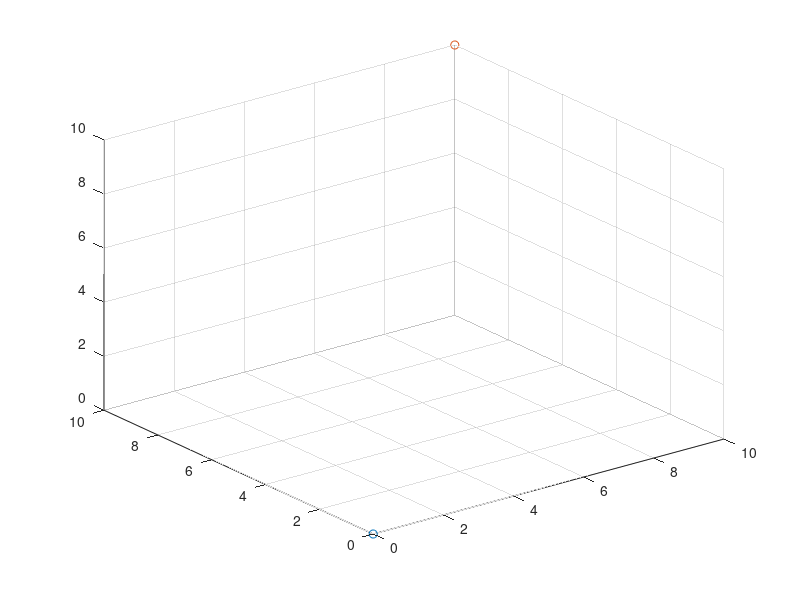

Here is the MATLAB script that generated this plot: (Note: this script raises an error after producing the figure.)
%add radius to everything
%add sveral obstacle and goals
%implement ODE
clc;
clear all;
close all;
tstep = 0.05; %time step
v = 5;
x = 0;
y = 0;
z = 0;
d = 0.5; %distance to change from conic to parabolic well

qgoal= [10,10,10]; %in earth frame
qp = [x,y,z]; %should import form modell, current position


%Printing initial position and goal
scatter3(qp(1),qp(2), qp(3))
hold on
scatter3(qgoal(1),qgoal(2), qgoal(3))
hold on

xi = 1; %scale factor for attractive potential
eta = 0.5; %scale factor for repulsive potential
p0 = 2; %radius of sphere of influence for repulsive potential

%Generating # of obstacles between min and max
min = 300;
max= 500;
[totalobst,obstpos] = obstaclegenerator(min,max);


Fdir = [0,0,0]; %Force matrix with all force vectors on each time step
v0 = 0; %Initial velocity
rhogoal = norm(qp-qgoal); %Distance to goal
while rhogoal > 0.1

    %Attractive force and potential calculation
    [Uatt, Fatt] = attractive(d, xi, qp, qgoal, rhogoal);
    
    %Repulsive force and potential calculation
    [Ureptot, Freptot] = repulsive(p0, eta, qp, totalobst, obstpos);
    
    %Total force and potential -> attractive + repulsive
    U = Uatt+Ureptot;
    F = Fatt+Freptot;
    
    %Moving vehicle according to the force vector obtained
    Fdir = [Fdir; F/norm(F)];
    vvec = F.*tstep; %+ v0;
    qp = F*tstep + qp;
    scatter3(qp(1),qp(2),qp(3), 3,'b')
    hold on
    rhogoal = norm(qp-qgoal) %Updating distance to goal
    pause(0.01)
    %v0 = norm(vvec)
end